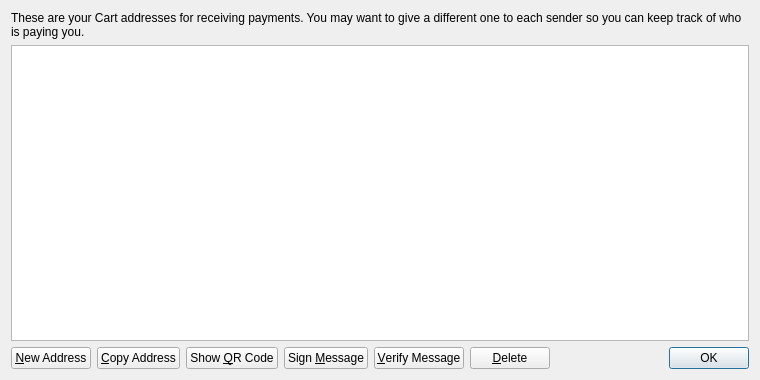
<?xml version="1.0" encoding="UTF-8"?>
<ui version="4.0">
 <class>AddressBookPage</class>
 <widget class="QWidget" name="AddressBookPage">
  <property name="geometry">
   <rect>
    <x>0</x>
    <y>0</y>
    <width>760</width>
    <height>380</height>
   </rect>
  </property>
  <property name="windowTitle">
   <string>Address Book</string>
  </property>
  <layout class="QVBoxLayout" name="verticalLayout">
   <item>
    <widget class="QLabel" name="labelExplanation">
     <property name="text">
      <string>These are your Cart addresses for receiving payments. You may want to give a different one to each sender so you can keep track of who is paying you.</string>
     </property>
     <property name="textFormat">
      <enum>Qt::PlainText</enum>
     </property>
     <property name="wordWrap">
      <bool>true</bool>
     </property>
    </widget>
   </item>
   <item>
    <widget class="QTableView" name="tableView">
     <property name="contextMenuPolicy">
      <enum>Qt::CustomContextMenu</enum>
     </property>
     <property name="toolTip">
      <string>Double-click to edit address or label</string>
     </property>
     <property name="tabKeyNavigation">
      <bool>false</bool>
     </property>
     <property name="selectionMode">
      <enum>QAbstractItemView::SingleSelection</enum>
     </property>
     <property name="selectionBehavior">
      <enum>QAbstractItemView::SelectRows</enum>
     </property>
     <property name="sortingEnabled">
      <bool>true</bool>
     </property>
     <attribute name="verticalHeaderVisible">
      <bool>false</bool>
     </attribute>
    </widget>
   </item>
   <item>
    <layout class="QHBoxLayout" name="horizontalLayout">
     <item>
      <widget class="QPushButton" name="newAddressButton">
       <property name="toolTip">
        <string>Create a new address</string>
       </property>
       <property name="text">
        <string>&amp;New Address</string>
       </property>
      </widget>
     </item>
     <item>
      <widget class="QPushButton" name="copyToClipboard">
       <property name="toolTip">
        <string>Copy the currently selected address to the system clipboard</string>
       </property>
       <property name="text">
        <string>&amp;Copy Address</string>
       </property>
      </widget>
     </item>
     <item>
      <widget class="QPushButton" name="showQRCode">
       <property name="text">
        <string>Show &amp;QR Code</string>
       </property>
      </widget>
     </item>
     <item>
      <widget class="QPushButton" name="signMessage">
       <property name="toolTip">
        <string>Sign a message to prove you own a Cart address</string>
       </property>
       <property name="text">
        <string>Sign &amp;Message</string>
       </property>
      </widget>
     </item>
     <item>
      <widget class="QPushButton" name="verifyMessage">
       <property name="toolTip">
        <string>Verify a message to ensure it was signed with a specified Cart address</string>
       </property>
       <property name="text">
        <string>&amp;Verify Message</string>
       </property>
      </widget>
     </item>
     <item>
      <widget class="QPushButton" name="deleteButton">
       <property name="toolTip">
        <string>Delete the currently selected address from the list</string>
       </property>
       <property name="text">
        <string>&amp;Delete</string>
       </property>
      </widget>
     </item>
     <item>
      <spacer name="horizontalSpacer">
       <property name="orientation">
        <enum>Qt::Horizontal</enum>
       </property>
       <property name="sizeHint" stdset="0">
        <size>
         <width>40</width>
         <height>20</height>
        </size>
       </property>
      </spacer>
     </item>
     <item>
      <widget class="QDialogButtonBox" name="buttonBox">
       <property name="sizePolicy">
        <sizepolicy hsizetype="Maximum" vsizetype="Fixed">
         <horstretch>0</horstretch>
         <verstretch>0</verstretch>
        </sizepolicy>
       </property>
       <property name="standardButtons">
        <set>QDialogButtonBox::Ok</set>
       </property>
      </widget>
     </item>
    </layout>
   </item>
  </layout>
 </widget>
 <resources>
  <include location="../bitcoin.qrc"/>
 </resources>
 <connections/>
</ui>
